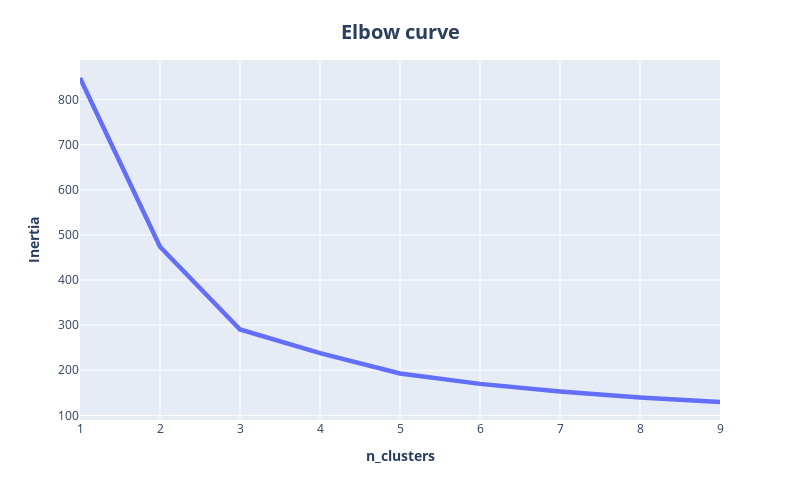

This figure's notebook cell:
### Code cell
dist = define_n_clusters(K)
plot_elbow_curve(dist)

### Figure 1 — Plotly figure (JSON) as saved in the notebook; plotly's stock layout.template omitted (floating-point values rounded to 4 significant figures)
{"data": [{"hovertemplate": "x=%{x}<br>y=%{y}<extra></extra>", "legendgroup": "", "line": {"color": "#636efa", "dash": "solid", "width": 4.5}, "marker": {"symbol": "circle"}, "mode": "lines", "name": "", "orientation": "v", "showlegend": false, "type": "scatter", "x": [1, 2, 3, 4, 5, 6, 7, 8, 9], "xaxis": "x", "y": [847.9, 473.7, 290.4, 238.1, 193.0, 169.8, 153.0, 139.7, 129.7], "yaxis": "y"}], "layout": {"font": {"size": 12}, "height": 500, "legend": {"tracegroupgap": 0}, "margin": {"t": 60}, "title": {"font": {"size": 20}, "text": "<b>Elbow curve</b>", "x": 0.5, "y": 0.95}, "width": 800, "xaxis": {"anchor": "y", "domain": [0, 1], "title": {"text": "<b>n_clusters</b>"}}, "yaxis": {"anchor": "x", "domain": [0, 1], "title": {"text": "<b>Inertia</b>"}}}}
